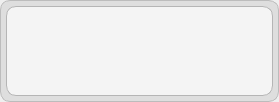
<?xml version="1.0" encoding="UTF-8"?>
<ui version="4.0">
 <class>QMFMessageBox</class>
 <widget class="QWidget" name="QMFMessageBox">
  <property name="geometry">
   <rect>
    <x>0</x>
    <y>0</y>
    <width>279</width>
    <height>102</height>
   </rect>
  </property>
  <property name="windowTitle">
   <string>Form</string>
  </property>
  <property name="styleSheet">
   <string notr="true">#QMFMessageBox {
}

#background {
	border-radius:10px;
	border:1px solid rgb(188, 188, 188);
	background-color: rgb(222, 222, 222);
}

#content {
	border-radius:10px;
	border:1px solid rgb(181, 181, 181);
	background-color: rgb(244, 244, 244);
}</string>
  </property>
  <layout class="QHBoxLayout" name="horizontalLayout">
   <property name="spacing">
    <number>0</number>
   </property>
   <property name="leftMargin">
    <number>0</number>
   </property>
   <property name="topMargin">
    <number>0</number>
   </property>
   <property name="rightMargin">
    <number>0</number>
   </property>
   <property name="bottomMargin">
    <number>0</number>
   </property>
   <item>
    <widget class="QWidget" name="background" native="true">
     <property name="styleSheet">
      <string notr="true"/>
     </property>
     <layout class="QVBoxLayout" name="verticalLayout">
      <property name="spacing">
       <number>0</number>
      </property>
      <property name="leftMargin">
       <number>0</number>
      </property>
      <property name="topMargin">
       <number>0</number>
      </property>
      <property name="rightMargin">
       <number>0</number>
      </property>
      <property name="bottomMargin">
       <number>0</number>
      </property>
      <item>
       <widget class="QWidget" name="widget" native="true">
        <property name="styleSheet">
         <string notr="true">#widget {border-radius:10px;
background-color: qlineargradient(spread:reflect, x1:0, y1:.5, x2:1, y2:.5, stop:0.414773 rgba(216, 216, 216, 0), stop:0.517045 rgba(46, 0, 255, 255), stop:0.619318 rgba(210, 210, 210, 0));

}
</string>
        </property>
        <layout class="QVBoxLayout" name="verticalLayout_2">
         <property name="leftMargin">
          <number>6</number>
         </property>
         <property name="topMargin">
          <number>6</number>
         </property>
         <property name="rightMargin">
          <number>6</number>
         </property>
         <property name="bottomMargin">
          <number>6</number>
         </property>
         <item>
          <widget class="QWidget" name="content" native="true">
           <layout class="QHBoxLayout" name="horizontalLayout_3">
            <item>
             <layout class="QHBoxLayout" name="horizontalLayout_2">
              <item>
               <widget class="QLabel" name="lbl_icon">
                <property name="sizePolicy">
                 <sizepolicy hsizetype="Maximum" vsizetype="Preferred">
                  <horstretch>0</horstretch>
                  <verstretch>0</verstretch>
                 </sizepolicy>
                </property>
                <property name="minimumSize">
                 <size>
                  <width>70</width>
                  <height>70</height>
                 </size>
                </property>
                <property name="maximumSize">
                 <size>
                  <width>70</width>
                  <height>70</height>
                 </size>
                </property>
                <property name="text">
                 <string/>
                </property>
                <property name="scaledContents">
                 <bool>true</bool>
                </property>
               </widget>
              </item>
              <item>
               <widget class="QLabel" name="lbl_title">
                <property name="styleSheet">
                 <string notr="true">font: 16pt &quot;Times New Roman&quot;;</string>
                </property>
                <property name="text">
                 <string/>
                </property>
               </widget>
              </item>
             </layout>
            </item>
           </layout>
          </widget>
         </item>
        </layout>
       </widget>
      </item>
     </layout>
    </widget>
   </item>
  </layout>
 </widget>
 <resources/>
 <connections/>
</ui>
